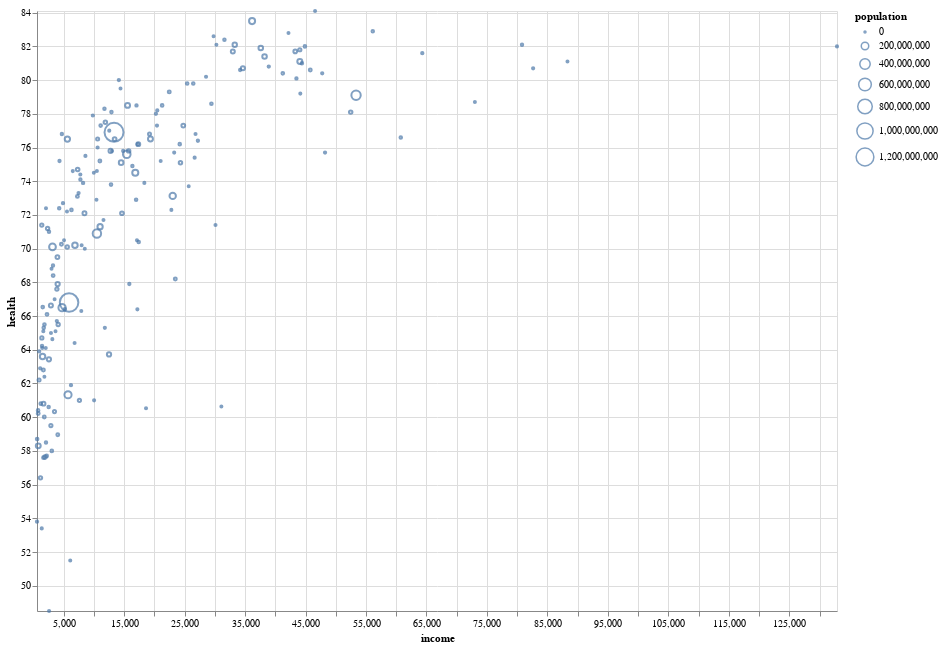

Source (notebook cell):
### Code cell
income_domain = [health_income['income'].min(), health_income['income'].max()]
health_domain = [health_income['health'].min(), health_income['health'].max()]

alt.Chart(health_income).mark_point().encode(
    alt.X('income:Q', scale=alt.Scale(domain=income_domain)),
    alt.Y('health:Q', scale=alt.Scale(domain=health_domain)),
    alt.Size('population:Q'),
    alt.Tooltip('country:N')
).properties(height=600, width=800)

### Figure 1 — Vega-Lite specification as saved in the notebook (floating-point values rounded to 4 significant figures; data arrays with more than 128 entries replaced by an {"elided": "..."} marker saying what was removed)
{"$schema": "https://vega.github.io/schema/vega-lite/v3.4.0.json", "config": {"mark": {"tooltip": null}, "view": {"height": 300, "width": 400}}, "data": {"name": "data-7e3b7ef5d72a8470b0044710e8a24cca"}, "datasets": {"data-7e3b7ef5d72a8470b0044710e8a24cca": {"elided": "187 records"}}, "encoding": {"size": {"field": "population", "type": "quantitative"}, "tooltip": {"field": "country", "type": "nominal"}, "x": {"field": "income", "scale": {"domain": [599, 132877]}, "type": "quantitative"}, "y": {"field": "health", "scale": {"domain": [48.5, 84.1]}, "type": "quantitative"}}, "height": 600, "mark": "point", "width": 800}
